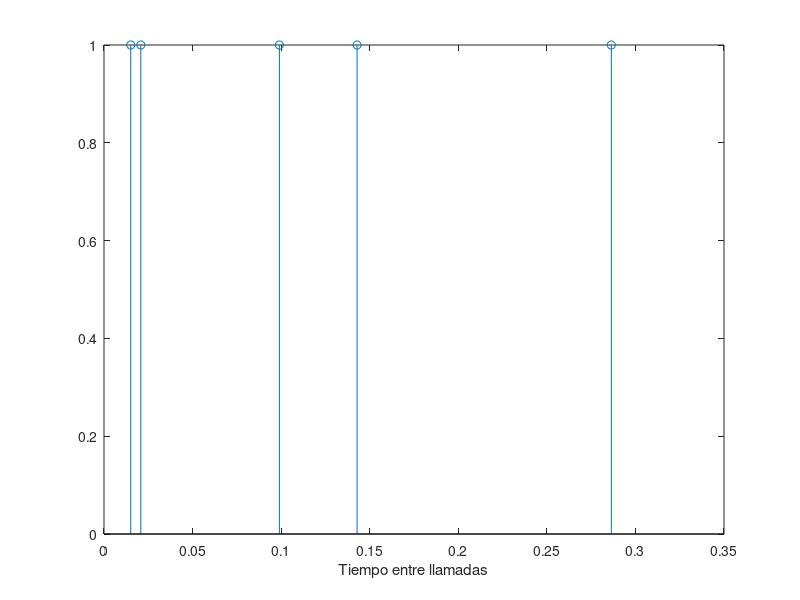
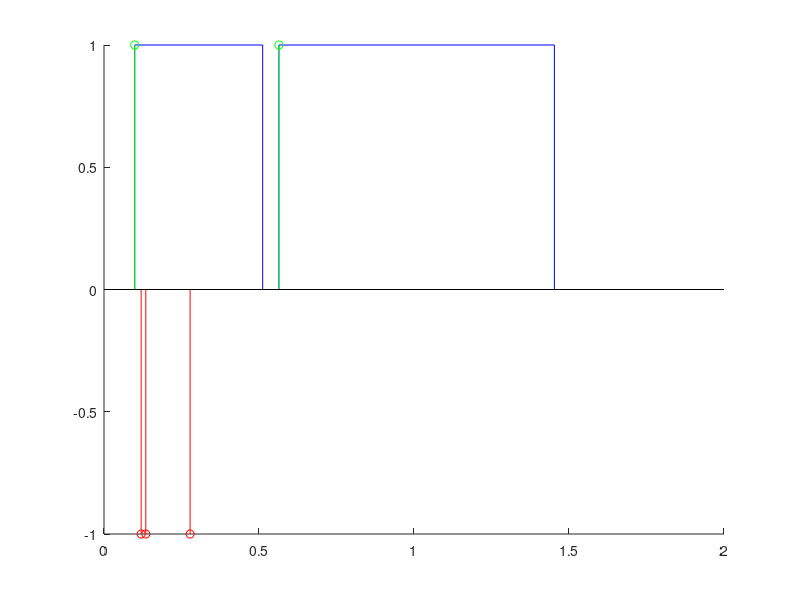

MATLAB code for these plots, in order:
% Erlang B (1 servidor)

clc,clear, close all
trafico_entrante=5; %llamadas entrantes
lambda=3;
u_entrada_llamada=rand(1,trafico_entrante);
t_llamadas_exp=-log(1-u_entrada_llamada)/lambda; %transformacion para tiempo entre llamadas
figure,stem(t_llamadas_exp,ones(1,trafico_entrante)) %representar los instantes de las llamadas
xlabel('Tiempo entre llamadas')

nu=2; %1/(duracion media de llamada)
u_duracion_llamada=rand(1,trafico_entrante);
duracion_llamada=-log(1-u_duracion_llamada)/nu;

t_ocupado=0;
n_aceptadas=0;
n_block=0;
instantes_llamadas=cumsum(t_llamadas_exp);%acumular instantes de las llamadas
figure, hold on
for i=1:trafico_entrante
    if instantes_llamadas(i)>t_ocupado
       t_ocupado=instantes_llamadas(i)+duracion_llamada(i);
       plot([instantes_llamadas(i) instantes_llamadas(i) t_ocupado t_ocupado],[0 1 1 0],'b')
       stem(instantes_llamadas(i),1,'g')
       n_aceptadas=n_aceptadas+1;
    else
        stem(instantes_llamadas(i),-1,'r')
        n_block=n_block+1;
    end
end
hold off